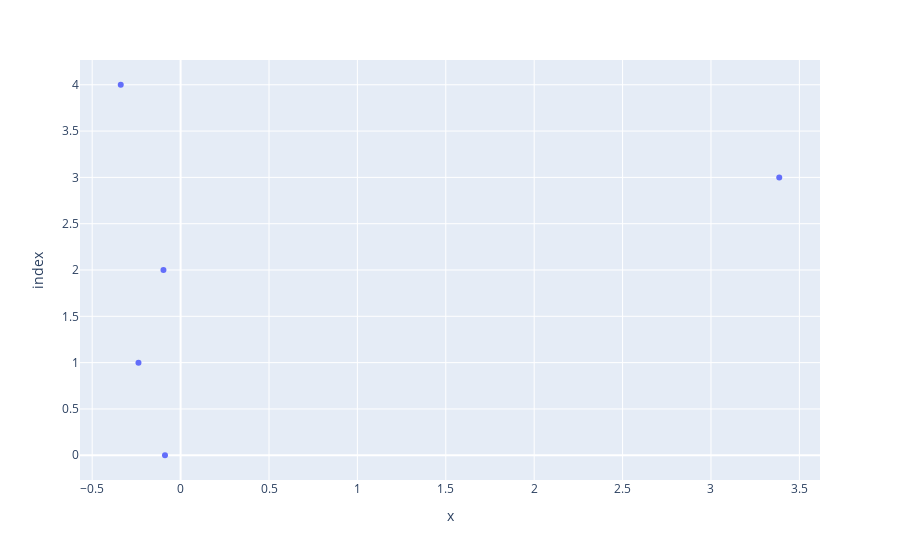

The cell this chart's notebook holds for it:
### Markdown cell above
### Positions des centroïdes

### Code cell
import plotly.express as px
# Affichage des positions des centres de classes
plt.figure(figsize=(6,4))
centroids = km.cluster_centers_
centroids_projected = pca.transform(centroids)
px.scatter(centroids_projected[:,0],centroids_projected[:,1])

### Figure 1 — Plotly figure (JSON) as saved in the notebook; plotly's stock layout.template omitted (floating-point values rounded to 4 significant figures)
{"data": [{"hovertemplate": "x=%{x}<br>index=%{y}<extra></extra>", "legendgroup": "", "marker": {"color": "#636efa", "symbol": "circle"}, "mode": "markers", "name": "", "orientation": "h", "showlegend": false, "type": "scatter", "x": [-0.08829, -0.2383, -0.09698, 3.386, -0.3385], "xaxis": "x", "y": [0, 1, 2, 3, 4], "yaxis": "y"}], "layout": {"legend": {"tracegroupgap": 0}, "margin": {"t": 60}, "xaxis": {"anchor": "y", "domain": [0, 1], "title": {"text": "x"}}, "yaxis": {"anchor": "x", "domain": [0, 1], "title": {"text": "index"}}}}
